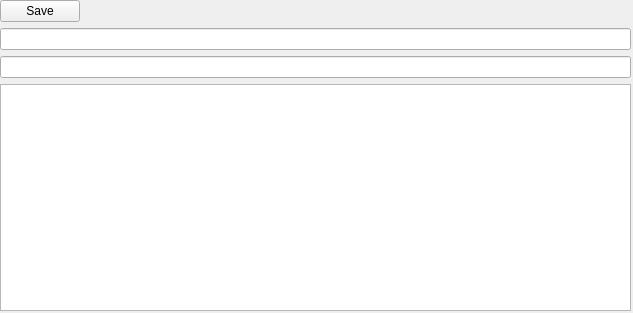
<?xml version="1.0" encoding="UTF-8"?>
<ui version="4.0">
 <class>Form</class>
 <widget class="QWidget" name="Form">
  <property name="geometry">
   <rect>
    <x>0</x>
    <y>0</y>
    <width>633</width>
    <height>313</height>
   </rect>
  </property>
  <property name="windowTitle">
   <string>Form</string>
  </property>
  <widget class="QWidget" name="verticalLayoutWidget">
   <property name="geometry">
    <rect>
     <x>0</x>
     <y>0</y>
     <width>631</width>
     <height>311</height>
    </rect>
   </property>
   <layout class="QVBoxLayout" name="verticalLayout">
    <item>
     <layout class="QHBoxLayout" name="horizontalLayout">
      <item alignment="Qt::AlignLeft">
       <widget class="QPushButton" name="tag_save_btn">
        <property name="text">
         <string>Save</string>
        </property>
       </widget>
      </item>
     </layout>
    </item>
    <item>
     <widget class="QLineEdit" name="tag_id_line_edit"/>
    </item>
    <item>
     <widget class="QLineEdit" name="tag_name_line_edit"/>
    </item>
    <item>
     <widget class="QPlainTextEdit" name="tag_description_text_edit"/>
    </item>
   </layout>
  </widget>
 </widget>
 <resources/>
 <connections/>
</ui>
